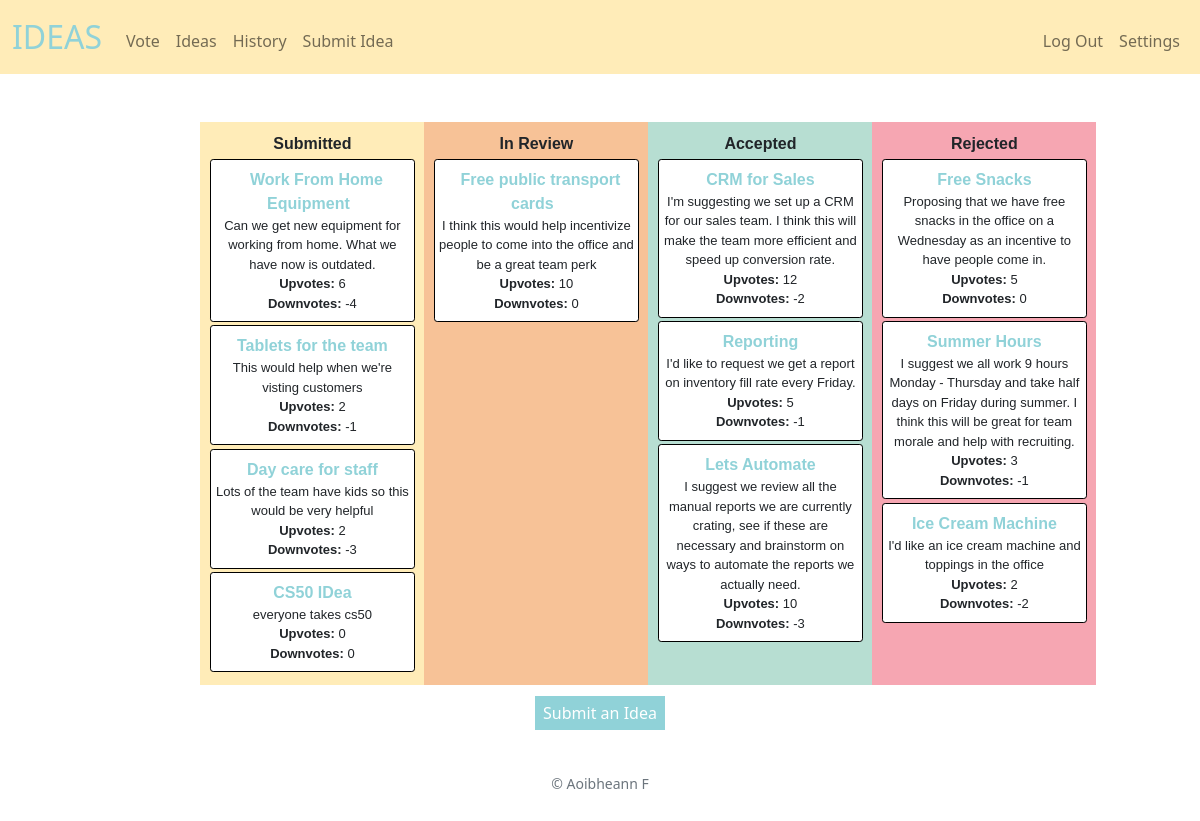
The app's page / (signed in) with its own data.
### tables this page shows
CREATE TABLE 'ideas' (idea_id INTEGER PRIMARY KEY AUTOINCREMENT, title TEXT NOT NULL, notes TEXT NOT NULL, user_id INTEGER, upvotes INTEGER DEFAULT 0, downvotes INTEGER DEFAULT 0, stage TEXT,'time' DATETIME NOT NULL DEFAULT CURRENT_TIMESTAMP, company TEXT);

### app.py (the view)
@app.route("/")
@login_required
def index():
    id = session.get("user_id")
    rows = db.execute("SELECT company FROM users WHERE id = ?", id)
    company = rows[0]["company"]
    ideas = db.execute("SELECT * FROM ideas WHERE stage = ? AND company = ?", "idea", company)
    inReview = db.execute("SELECT * FROM ideas WHERE stage = ? AND company = ?", "review", company)
    accepted = db.execute("SELECT * FROM ideas WHERE stage = ? AND company = ?", "accept", company)
    rejected = db.execute("SELECT * FROM ideas WHERE stage = ? AND company = ?", "reject", company)
    return render_template("index.html", ideas=ideas, inReview=inReview, accepted=accepted, rejected=rejected)

### app.py (called while the page is built)
@app.after_request
def after_request(response):
    response.headers["Cache-Control"] = "no-cache, no-store, must-revalidate"
    response.headers["Expires"] = 0
    response.headers["Pragma"] = "no-cache"
    return response

### helpers.py (called while the page is built)
def login_required(f):
    @wraps(f)
    def decorated_function(*args, **kwargs):
        if session.get("user_id") is None:
            return redirect("/login")
        return f(*args, **kwargs)
    return decorated_function

### templates/index.html (shortened to what this page needs)
{% extends "layout.html" %}
{% block main %}
<head>
</head>
<body>
    <section>
        <div class="container mb-3">
            <div class="kanban-board">
                <div class="kanban-block" id="submit">
                    <strong>Submitted</strong>
                    {% for idea in ideas %}
                        <div class="task" id="idea">
                            <div><a href="{{ url_for("idea_page", idea_id = idea.idea_id) }}" class="idea"><span><strong>{{ idea.title }}</strong></span></a></div>
                            <div class="description"><span>{{ idea.notes }}</span></div>
                            <div class="description"><span><strong>Upvotes: </strong>{{ idea.upvotes }}</span></div>
                            <div class="description"><span><strong>Downvotes: </strong>{{ idea.downvotes }}</span></div>
                        </div>
                    {% endfor %}
                </div>
                <div class="kanban-block" id="review">
                    <strong>In Review</strong>
                    {% for review in inReview %}
                        <div class="task" id="idea">
                            <div><a href="{{ url_for("idea_page", idea_id = review.idea_id) }}" class="idea"><span><strong>{{ review.title }}</strong></span></a></div>
                            <div class="description"><span>{{ review.notes }}</span></div>
                            <div class="description"><span><strong>Upvotes: </strong>{{ review.upvotes }}</span></div>
                            <div class="description"><span><strong>Downvotes: </strong>{{ review.downvotes }}</span></div>
                        </div>
                    {% endfor %}
                </div>
                <div class="kanban-block" id="accept">
                    <strong>Accepted</strong>
                    {% for accept in accepted %}
                        <div class="task" id="idea">
                            <div><a href="{{ url_for("idea_page", idea_id = accept.idea_id) }}" class="idea"><span><strong>{{ accept.title }}</strong></span></a></div>
                            <div class="description"><span>{{ accept.notes }}</span></div>
                            <div class="description"><span><strong>Upvotes: </strong>{{ accept.upvotes }}</span></div>
                            <div class="description"><span><strong>Downvotes: </strong>{{ accept.downvotes }}</span></div>
                        </div>
                    {% endfor %}
                </div>
                <div class="kanban-block" id="reject">
                    <strong>Rejected</strong>
                    {% for reject in rejected %}
                        <div class="task" id="idea">
                            <div><a href="{{ url_for("idea_page", idea_id = reject.idea_id) }}" class="idea"><span><strong>{{ reject.title }}</strong></span></a></div>
                            <div class="description"><span>{{ reject.notes }}</span></div>
                            <div class="description"><span><strong>Upvotes: </strong>{{ reject.upvotes }}</span></div>
                            <div class="description"><span><strong>Downvotes: </strong>{{ reject.downvotes }}</span></div>
                        </div>
                    {% endfor %}
                </div>
            </div>
        </div>
    </section>
    <section>
        <div>
            <a href ="/add" class="button">Submit an Idea</a>
         </div>
    </section>
</body>
{% endblock %}

### templates/layout.html (shortened to what this page needs)
<!DOCTYPE html>
<html lang="en">
    <head>
        <link href="https://cdn.jsdelivr.net/npm/bootstrap@5.1.3/dist/css/bootstrap.min.css" rel="stylesheet">
        <link href="/static/styles.css" rel="stylesheet">
    </head>
    <body>
        <nav class=" navbar navbar-expand-md navbar-light">
            <div class="container-fluid">
                <a class="navbar-brand" href="/"><span class="blue">IDEAS</span></a>
                <div class="collapse navbar-collapse" id="navbar">
                    {% if session["user_id"] %}
                        <ul class="navbar-nav me-auto mt-2">
                            <li class="nav-item"><a class="nav-link" href="/vote">Vote</a></li>
                            <li class="nav-item"><a class="nav-link" href="/review">Ideas</a></li>
                            <li class="nav-item"><a class="nav-link" href="/history">History</a></li>
                            <li class="nav-item"><a class="nav-link" href="/add">Submit Idea</a></li>
                        </ul>
                        <ul class="navbar-nav ms-auto mt-2">
                            <li class="nav-item"><a class="nav-link" href="/logout">Log Out</a></li>
                            <li class="nav-item"><a class="nav-link" href="/settings">Settings</a></li>
                        </ul>
                    {% else %}
                        <ul class="navbar-nav ms-auto mt-2">
                            <li class="nav-item"><a class="nav-link" href="/login">Log In</a></li>
                            <li class="nav-item"><a class="nav-link" href="/register">Register as User</a></li>
                            <li class="nav-item"><a class="nav-link" href="/register_company">Register Company</a></li>
                        </ul>
                    {% endif %}
                </div>
            </div>
        </nav>
        <main class="container-fluid py-5 text-center">
            {% block main %}{% endblock %}
        </main>
        <footer class="mb-5 small text-center text-muted">
            &#169 Aoibheann F
        </footer>
    </body>
</html>

### static/styles.css (style rules this page uses)
nav { background-color: #ffecb8; }
nav .navbar-brand { font-size: xx-large; }
nav .navbar-brand .blue { color: #90d2d8; }
.container { width: 70%; min-width: 50%; margin: auto; display: flex; flex-direction: column; }
.kanban-board { display: flex; flex-direction: row; justify-content: space-between; font-family: sans-serif; }
.kanban-block { padding: 0.6rem; width: 25%; min-width: 14rem; min-height: 4.5rem; border-radius: 0rem; }
#submit { background-color: #ffecb8; }
#review { background-color: #f7c297; }
#accept { background-color: #b7ded2; }
#reject { background-color: #f6a6b2; }
.task { background-color: white; margin: 0.2rem 0rem 0.2rem 0rem; border: 0.1rem solid black; border-radius: 0.2rem; padding: 0.5rem 0.2rem 0.5rem 0.2rem; }
.button { text-decoration: none; background-color: #90d2d8; color: white; padding: 6px 8px 6px 8px; border: 0.2rem #90d2d8; }
.description { font-size: small; }
.idea { text-decoration: none; background-color: none; color: #90d2d8; padding: 6px 8px 6px 8px; border: 0.2rem #90d2d8; }

### records on screen
ideas: title "Work From Home Equipment", notes "Can we get new equipment for working from home. What we have now is outdated.", upvotes "6", downvotes "-4"
ideas: title "Tablets for the team", notes "This would help when we're visting customers", upvotes "2", downvotes "-1"
ideas: title "Day care for staff", notes "Lots of the team have kids so this would be very helpful", upvotes "2", downvotes "-3"
ideas: title "CS50 IDea", notes "everyone takes cs50", upvotes "0", downvotes "0"
ideas: title "Free public transport cards", notes "I think this would help incentivize people to come into the office and be a great team perk", upvotes "10", downvotes "0"
ideas: title "CRM for Sales", notes "I'm suggesting we set up a CRM for our sales team. I think this will make the team more efficient and speed up conversion rate.", upvotes "12", downvotes "-2"
ideas: title "Reporting", notes "I'd like to request we get a report on inventory fill rate every Friday.", upvotes "5", downvotes "-1"
ideas: title "Lets Automate", notes "I suggest we review all the manual reports we are currently crating, see if these are necessary and brainstorm on ways to automate the reports we actually need.", upvotes "10", downvotes "-3"
ideas: title "Free Snacks", notes "Proposing that we have free snacks in the office on a Wednesday as an incentive to have people come in.", upvotes "5", downvotes "0"
ideas: title "Summer Hours", notes "I suggest we all work 9 hours Monday - Thursday and take half days on Friday during summer. I think this will be great for team morale and help with recruiting.", upvotes "3", downvotes "-1"
ideas: title "Ice Cream Machine", notes "I'd like an ice cream machine and toppings in the office", upvotes "2", downvotes "-2"
